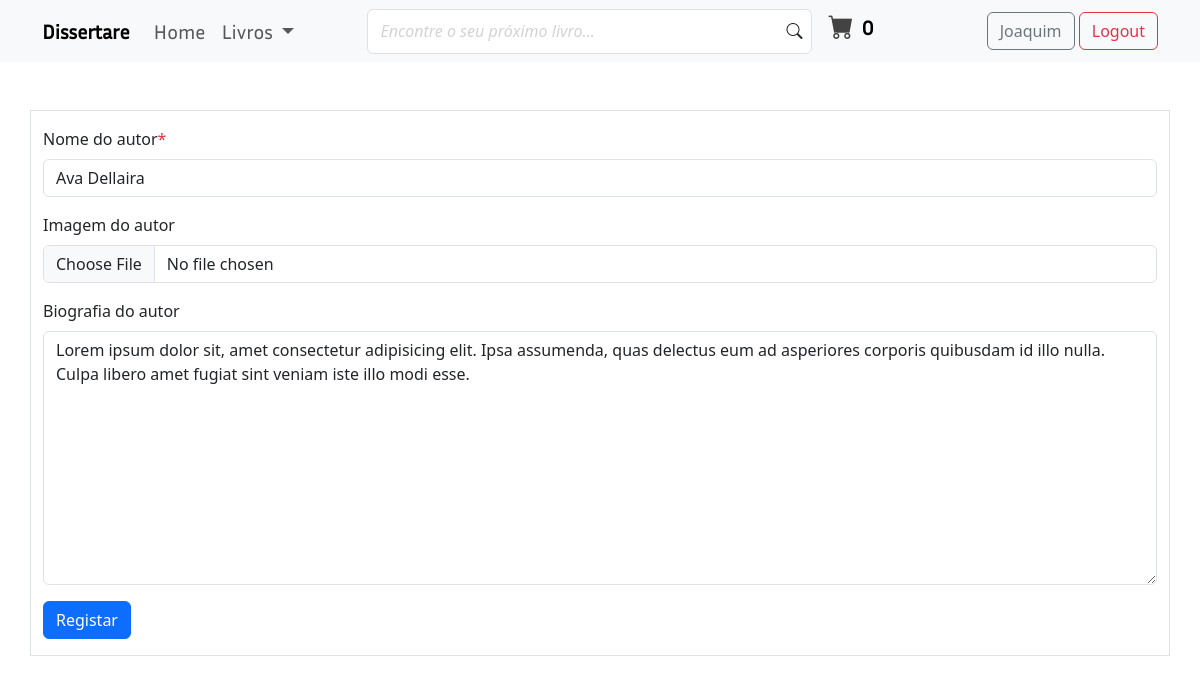
/author/author_update/Ava Dellaira/ (signed in), run on the app's committed database.
### books/models.py (models this page shows, shortened)
class Authors(models.Model):
    name = models.CharField(max_length=30, verbose_name='Nome do autor')
    image = models.ImageField(
        upload_to=authors_image_file_path,
        verbose_name='Imagem do autor',
        blank=True)
    biography = models.TextField(max_length=400, verbose_name='Biografia do autor')
    registration_date = models.DateTimeField(default=timezone.now, verbose_name='Registado em')
    class Meta:
        verbose_name_plural = 'Authors'

### books/views.py (the view, shortened to what this page needs)
# urls.py: path('author/author_update/<str:author_name>/', views.author_update, name='author-update'),
@user_passes_test(_user_is_superuser, login_url='books')
def author_update(request, author_name):
    author = Authors.objects.get(name=author_name)
    author_form = AuthorsForm(instance=author)
    title = f'actualizar autor {author.name}'
    return render(
        request,
        'books/author_registration_form.html',
        {'author_form': author_form, 'title': title})

### books/forms.py
class AuthorsForm(ModelForm):
    class Meta:
        model = Authors
        fields = ['name', 'image', 'biography']
        widgets = {
            'name': forms.TextInput(attrs={
                'class': 'form-control',
                'placeholder':'Nome do autor',
                'maxlength': '50',
                'autofocus': True}),
            'image': forms.FileInput(attrs={'class': 'form-control'}),
            'biography': forms.Textarea(attrs={
                'class': 'form-control not-resizable',
                'cols':'30',
                'rows': '10',
                'placeholder': 'adicione uma biografia para o autor',
                'maxlength': '400'})
        }

### books/views.py (called while the page is built)
def _user_is_superuser(user):
    return user.is_superuser

### cart/cart.py (called while the page is built)
    def __len__(self):
        return len(self.cart)

### cart/context_processors.py (called while the page is built)
def cart(request):
    return {'cart': Cart(request)}

### books/templates/books/author_registration_form.html (shortened to what this page needs)
{% extends "books/base.html" %}
{% block main_content %}
<div class="container py-5">
    <div class="row d-flex flex-column flex-lg-row  border py-3">
        <div class="col">
            <form method="post" enctype="multipart/form-data">
                <div class="mb-3">
                    <label class="form-label" for="{{author_form.name.id_for_label}}">{{author_form.name.label}}<span class="text-danger">*</span></label>
                    {{author_form.name}}
                </div>
                <div class="mb-3">
                    <label class="form-label" for="{{author_form.image.id_for_label}}">{{author_form.image.label}}</label>
                    {{author_form.image}}
                </div>
                <div class="mb-3">
                    <label class="form-label" for="{{author_form.biography.id_for_label}}">{{author_form.biography.label}}</label>
                    {{author_form.biography}}
                </div>
                <button class="btn btn-primary" type="submit">Registar</button>
            </form>
        </div>
    </div>
</div>
{% endblock main_content %}

### books/templates/books/base.html (shortened to what this page needs)
{% load static %}
<!doctype html>
<html lang="pt-pt">
  <head>
    <link rel="stylesheet" href="{% static 'books/css/general_style.css' %}">
    <link href="https://cdn.jsdelivr.net/npm/bootstrap@5.3.3/dist/css/bootstrap.min.css" rel="stylesheet">
    <link rel="stylesheet" href="https://cdn.jsdelivr.net/npm/bootstrap-icons@1.11.3/font/bootstrap-icons.min.css">
  </head>
  <body>
    <nav class="navbar navbar-expand-lg bg-body-tertiary sticky-top pb-3 pb-md-2">
        <div class="container">
            <a class="navbar-brand fw-bold" href="{% url 'home' %}">Dissertare</a>
            <div class="collapse navbar-collapse justify-content-between" id="navbarSupportedContent">
                <ul class="navbar-nav mb-2 mb-lg-0 fs-5">
                    {% if title == 'home' %}
                        <li class="nav-item">
                            <a class="nav-link active" aria-current="page" href="{% url 'home' %}">
                                Home
                            </a>
                        </li>
                        <li class="nav-item dropdown">
                            <a class="nav-link dropdown-toggle" href="#" role="button" data-bs-toggle="dropdown" aria-expanded="false">
                                Livros
                            </a>
                            <ul class="dropdown-menu">
                                {% if user.is_superuser %}
                                    <li class="border-bottom">
                                        <a href="{% url 'upload-book' %}" class="dropdown-item" title="upload book">
                                            <i class="bi bi-file-earmark-arrow-up"></i> Enviar livro
                                        </a>
                                    </li>
                                {% endif %}
                                <li><a class="dropdown-item" href="{% url 'books' %}">Livros</a></li>
                                <li><a class="dropdown-item" href="{% url 'home' %}">E-books</a></li>
                                <li><a class="dropdown-item" href="{% url 'all-authors' %}">Autores</a></li>
                                <li><a class="dropdown-item" href="{% url 'home' %}">Categorias</a></li>
                            </ul>
                        </li>
                    {% else %}
                        <li class="nav-item">
                            <a class="nav-link" aria-current="page" href="{% url 'home' %}">
                                Home
                            </a>
                        </li>
                        <li class="nav-item dropdown">
                            <a class="nav-link dropdown-toggle" href="#" role="button" data-bs-toggle="dropdown" aria-expanded="false">
                                Livros
                            </a>
                        </li>
                    {% endif %}
                </ul>
                <form class="d-flex flex-column flex-md-row me-5 w-50 mb-3 mb-lg-0" role="search">
                    <div class="w-100 d-flex align-items-center me-3 form-inputs">
                        <input class="form-control fw-bold" type="text" placeholder="Encontre o seu próximo livro...">
                        <i class="bi bi-search"></i>
                    </div>
                    <div class="cart-button my-4 my-md-0">
                        <a href="{% url 'cart_summary' %}" class="d-flex flex-row align-items-center">
                            <span class="shop-bag"><i class="bi bi-cart-fill"></i></span>
                            <div class="d-flex flex-column ms-2">
                                <span id="cart_quantity" class="qty fs-5 fw-bold">{{cart|length}}</span>
                            </div>
                        </a>
                    </div>
                </form>
                <div class="justify-content-between">
                    {% if user.is_active %}
                        <a href="{% url 'home' %}" class="btn btn-outline-secondary">{{user.username|truncatechars:14}}</a>
                        <a href="{% url 'logout' %}" class="btn btn-outline-danger">Logout</a>
                    {% else %}
                        <a href="{% url 'login' %}" class="btn btn-success me-5">Login</a>
                        <a href="{% url 'register' %}" class="btn btn-outline-primary">Cadastrar</a>
                    {% endif %}
                </div>
            </div>
        </div>
    </nav>
    <main>
        {% block main_content %}{% endblock %}
    </main>
  </body>
</html>

### books/static/books/css/general_style.css (style rules this page uses)
* { box-sizing: border-box; }
h1, h2, h3, a { font-family: Inria_Sans; }
.form-inputs { position:relative; }
.form-inputs .form-control { height:45px; }
.form-inputs .form-control::placeholder { font-style: italic; font-weight: lighter; color: lightgray; }
.form-inputs i { position:absolute; right:10px; background-color: #fff; }
.cart-button a { text-decoration: none; color: #000; }
.shop-bag { color:#434343; font-size:25px; display:flex; border-radius:50%; align-items:center; justify-content:center; }
.qty { font-size:12px; }

### data on the page
Authors: name "Ava Dellaira", biography "Lorem ipsum dolor sit, amet consectetur adipisicing elit. Ipsa assumenda, quas delectus eum ad asperiores corporis quibusdam id illo nulla. Culpa libero amet fugiat sint veniam iste illo modi esse."

### other printed values
{{ cart|length }} "0"
{{ user.username|truncatechars:14 }} "Joaquim"
{{ author_form.name.label }} "Nome do autor"
{{ author_form.image.label }} "Imagem do autor"
{{ author_form.biography.label }} "Biografia do autor"
